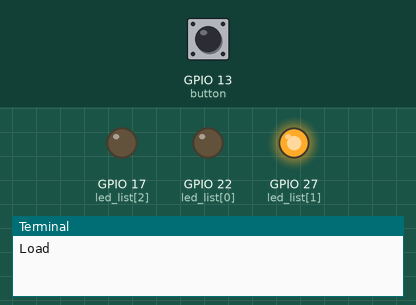
A program run on a simulated Raspberry Pi (BCM pin numbers). On the bench: output pins drawn as LEDs (lit = HIGH), the last lines printed to the terminal. Inputs (shaded band) come from the test bench; at power-on: GPIO 13 (button) HIGH. Files the program writes start out absent. At 12.0 s the program stops and its outputs stay as they are.

Above: at 3.1 s.
At 10.9 s:
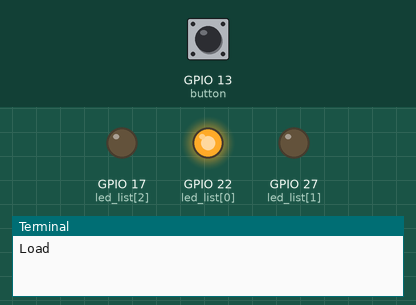
11.0 s: GPIO 13 (button) pulled LOW for 3 s
At 13.2 s:
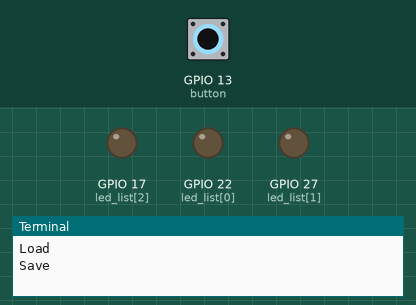
Timing chart, 0 to 13.5 s (numbered marks = the images above; inputs shaded):
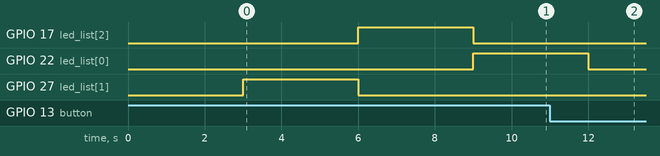

The program:

file_io1.py
```python
#!/usr/bin/env python3
# -*- coding: utf-8 -*-
from gpiozero import LED, Button
from time import sleep

LED_R_PIN = 17  # Red
LED_Y_PIN = 27  # Yellow
LED_G_PIN = 22  # Green
BUTTON_PIN = 13  # スイッチ
WAIT_TIME = 3  # LED点灯時間用
FILE_NAME = 'led_status.txt'  # セーブ用ファイル名


def status_to_str(led_list):  # LEDの状態を文字列にする関数
    status = '['  # 最初の文字は [
    for led in led_list:  # 各LEDについて処理
        if led.is_active:
            status += '1,'  # 点灯は「1,」
        else:
            status += '0,'  # 消灯は「0,」
    status += ']'  # 最後の文字は ]
    return status


def status_update(led_list, status):  # 文字列からLED状態更新
    if status is None:  # statusの値がNoneの時にTrue
        return  # 関数終了
    status_list = eval(status)  # 文字列statusをリストに変換
    for index, led_status in enumerate(status_list):
        if led_status == 1:  # led_statusの値で点灯消灯判別
            led_list[index].on()  # 対象のLED点灯
        else:
            led_list[index].off()  # 対象のLED消灯


def next_led(led_list):  # 現在のLEDを消灯し次のLEDを点灯
    current_index = 0  # 現在点灯しているLEDの添字
    for index, led in enumerate(led_list):
        if led.is_active:  # 現在点灯しているLEDはTrue
            current_index = index
    next_index = current_index + 1  # 次の添字を計算
    if next_index == 3:  # 3の場合は最初の0にして循環
        next_index = 0
    led_list[current_index].off()  # 現在のLEDは消灯
    led_list[next_index].on()  # 次のLEDは点灯
    sleep(WAIT_TIME)  # 点灯時間分待機


def main():  # メイン処理
    led_list = [  # 3つのLEDを表すリスト変数
        LED(LED_G_PIN),
        LED(LED_Y_PIN),
        LED(LED_R_PIN)
    ]
    button = Button(BUTTON_PIN)  # スイッチ

    # LEDの状態をファイルからロード
    mode = 'rt'
    with open(FILE_NAME, mode) as file_obj:
        s = file_obj.read()
        print('Load')
    status_update(led_list, s)
    sleep(WAIT_TIME)
    saved = False  # セーブ処理実施記録用
    while not saved:  # notはsavedの真偽を反転
        next_led(led_list)
        if button.is_pressed:
            # LEDの状態をファイルへセーブ
            s = status_to_str(led_list)
            mode = 'wt'
            with open(FILE_NAME, mode) as file_obj:
                file_obj.write(s)
                print('Save')
            saved = True


main()
```

Measured:
- after the input at 11.0 s, GPIO 27 (led_list[1]): stays LOW (without the input it goes to HIGH after 1.0 s)
